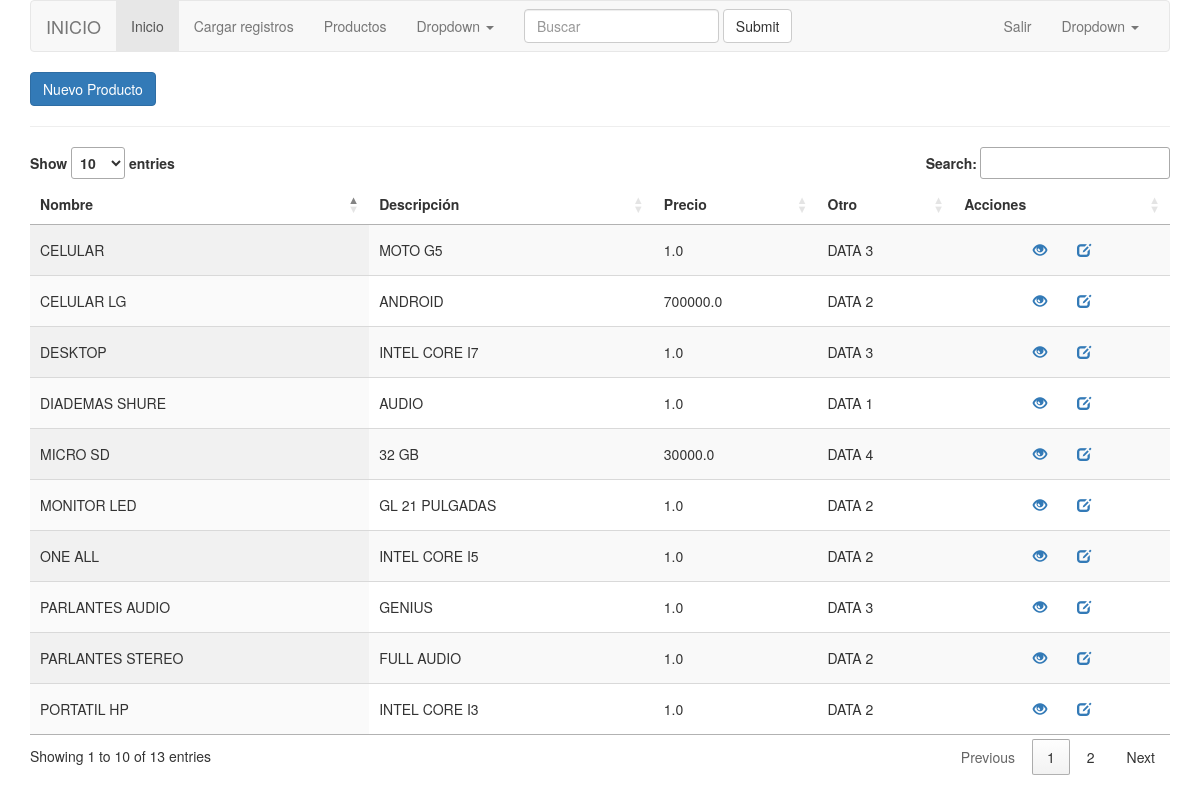
Page /myapp/list_product on the committed database.
### myapp/models.py (models this page shows, shortened)
class Product(models.Model):
    name = models.CharField(max_length=100)
    description = models.TextField()
    list_prince = models.FloatField()
    id_tenant = models.ForeignKey(Tenant, on_delete=models.PROTECT)

class Tenant(models.Model):
    name = models.CharField(max_length=100)
    def __str__(self):
        return self.name

### myapp/views.py (the view)
# urls.py: url(r'list_product', ProductList.as_view(), name="product_list"),
class ProductList(ListView):
    model = Product
    template_name = 'api/list_product.html'
    context_object_name = 'products'

### templates/api/list_product.html (shortened to what this page needs)
{% extends 'index.html' %}
{% load static from staticfiles%}
{% block content %}
<link rel="stylesheet" href="https://cdn.datatables.net/1.10.16/css/jquery.dataTables.min.css">
<div class="row">
	<div class="col-lg-10">
		<a onclick="return abrir_modal('{% url 'product_create' %}')" class="btn btn-primary">
			Nuevo Producto
		</a>
	</div>
</div>
<hr/>
<div class="row">
	<div class="col-lg-12" id="contenido">
		<table id="tabla" class="display" cellpadding="0" width="100%">
			<thead>
				<tr>
					<th class="text-center">Nombre</th>
					<th class="text-center">Descripción</th>
					<th class="text-center">Precio</th>
					<th class="text-center">Otro</th>
					<th class="text-center">Acciones</th>
				</tr>
			</thead>
			<tbody>
				{% if products %}
				{% for product in products %}
				<tr>
				<td>{{ product.name }}</td>
				<td>{{ product.description }}</td>
                <td>{{ product.list_prince }}</td>
				<td>{{ product.id_tenant }}</td>
				<td class="text-center">
					<a onclick="return abrir_modal('{% url 'product_detail' product.id %}')" class="btn">
						<span class="glyphicon glyphicon-eye-open"></span>
					</a>
					<a onclick="return abrir_modal('{% url 'product_edit' product.id %}')" class="btn">
						<span class="glyphicon glyphicon-edit"></span>
					</a>
				</td>
				</tr>
				{% endfor %}
				{% else %}
					<h1>No hay registros de salones</h1>
				{% endif %}
			</tbody>
		</table>
	</div>
</div>
{% endblock%}

### rows in the picture
Product: name "PORTATIL HP", description "INTEL CORE I3", list_prince "1.0", id_tenant "DATA 2"
Product: name "DESKTOP", description "INTEL CORE I7", list_prince "1.0", id_tenant "DATA 3"
Product: name "ONE ALL", description "INTEL CORE I5", list_prince "1.0", id_tenant "DATA 2"
Product: name "PARLANTES AUDIO", description "GENIUS", list_prince "1.0", id_tenant "DATA 3"
Product: name "DIADEMAS SHURE", description "AUDIO", list_prince "1.0", id_tenant "DATA 1"
Product: name "PARLANTES STEREO", description "FULL AUDIO", list_prince "1.0", id_tenant "DATA 2"
Product: name "MONITOR LED", description "GL 21 PULGADAS", list_prince "1.0", id_tenant "DATA 2"
Product: name "CELULAR", description "MOTO G5", list_prince "1.0", id_tenant "DATA 3"
Product: name "CELULAR LG", description "ANDROID", list_prince "700000.0", id_tenant "DATA 2"
Product: name "MICRO SD", description "32 GB", list_prince "30000.0", id_tenant "DATA 4"
